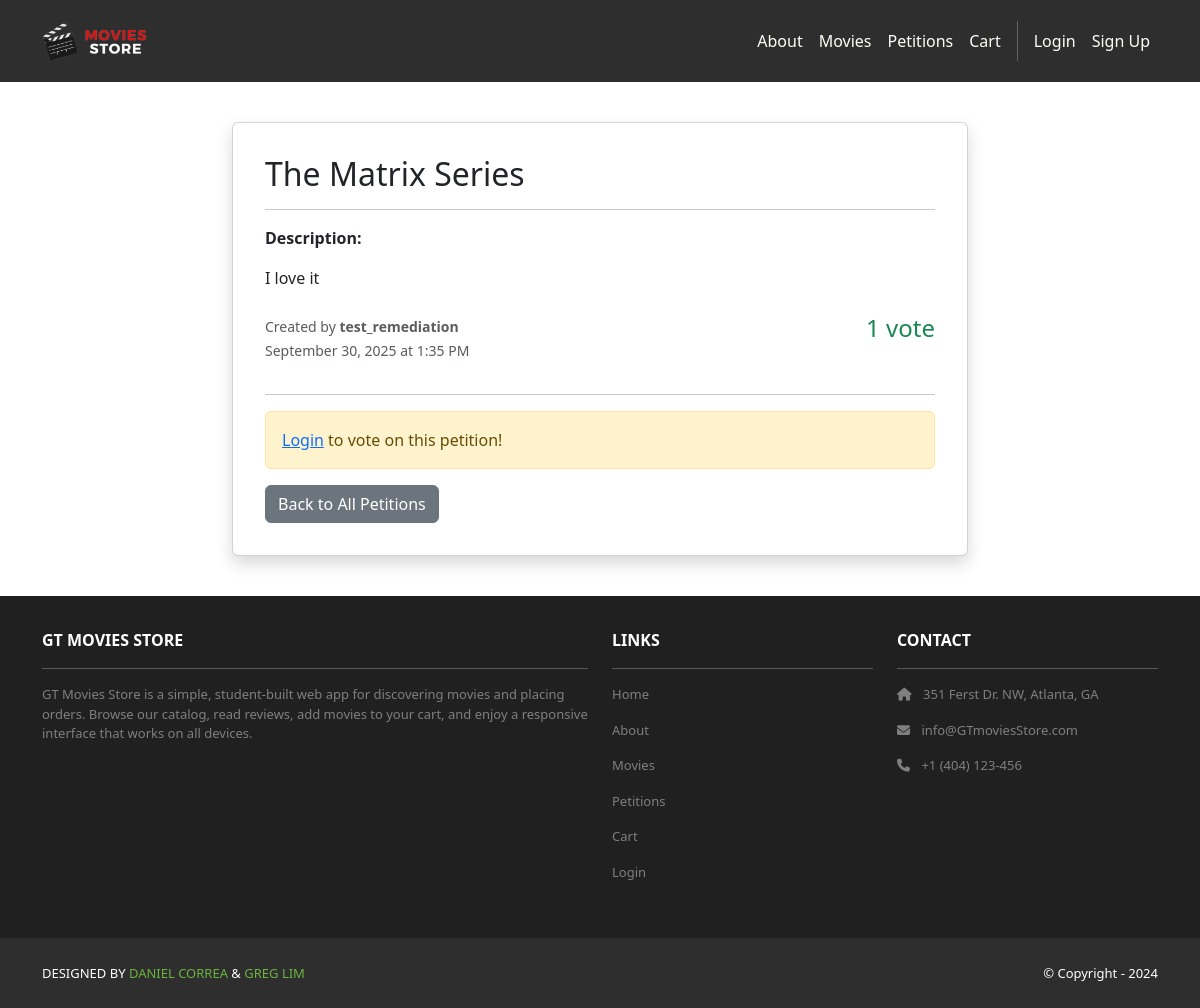
Screenshot of /petitions/1/ with the database file from the repository.
### petitions/models.py (models this page shows, shortened)
class MoviePetition(models.Model):
    title = models.CharField(max_length=255)
    description = models.TextField()
    created_by = models.ForeignKey(User, on_delete=models.CASCADE)
    created_at = models.DateTimeField(auto_now_add=True)
    is_active = models.BooleanField(default=True)
    def get_vote_count(self):
        return self.petitionvote_set.count()
    def has_user_voted(self, user):
        if not user.is_authenticated:
            return False
        return self.petitionvote_set.filter(user=user).exists()

### petitions/views.py (the view)
# urls.py: path('<int:id>/', views.show, name='movies.show'),
def show(request, id):
    petition = get_object_or_404(MoviePetition, id=id)
    template_data = {
        'title': petition.title,
        'petition': petition,
        'vote_count': petition.get_vote_count(),
        'user_has_voted': petition.has_user_voted(request.user)
    }
    return render(request, 'petitions/show.html', {'template_data': template_data})

### petitions/templates/petitions/show.html
{% extends 'base.html' %}
{% block content %}
<div class="p-3 mt-4">
  <div class="container">
    <div class="row justify-content-center">
      <div class="col-md-8">
        <div class="card shadow p-3 mb-4 rounded">
          <div class="card-body">
            <h2>{{ template_data.petition.title }}</h2>
            <hr />
            <p><strong>Description:</strong></p>
            <p>{{ template_data.petition.description }}</p>
            <div class="row mt-4">
              <div class="col-md-6">
                <p class="text-muted">
                  <small>Created by <strong>{{ template_data.petition.created_by.username }}</strong></small><br>
                  <small>{{ template_data.petition.created_at|date:"F d, Y \a\t g:i A" }}</small>
                </p>
              </div>
              <div class="col-md-6 text-end">
                <h4 class="text-success">
                  {{ template_data.vote_count }} vote{{ template_data.vote_count|pluralize }}
                </h4>
              </div>
            </div>
            <hr />
            {% if user.is_authenticated %}
              {% if template_data.user_has_voted %}
                <div class="alert alert-success">
                  <i class="fas fa-check-circle"></i> You have already voted for this petition!
                </div>
              {% else %}
                <form method="POST" action="{% url 'petitions.vote' id=template_data.petition.id %}">
                  {% csrf_token %}
                  <button type="submit" class="btn btn-success btn-lg">
                    <i class="fas fa-thumbs-up"></i> Vote YES for this movie!
                  </button>
                </form>
              {% endif %}
            {% else %}
              <div class="alert alert-warning">
                <a href="{% url 'accounts.login' %}">Login</a> to vote on this petition!
              </div>
            {% endif %}
            <div class="mt-3">
              <a href="{% url 'petitions.index' %}" class="btn btn-secondary">Back to All Petitions</a>
            </div>
          </div>
        </div>
      </div>
    </div>
  </div>
</div>
{% endblock content %}

### rows the page displays
MoviePetition: petition "The Matrix Series", petition.description "I love it", petition.created_by.username "test_remediation", petition.created_at "September 30, 2025 at 1:35 PM"

### other values shown
{{ template_data.vote_count }} "1"
